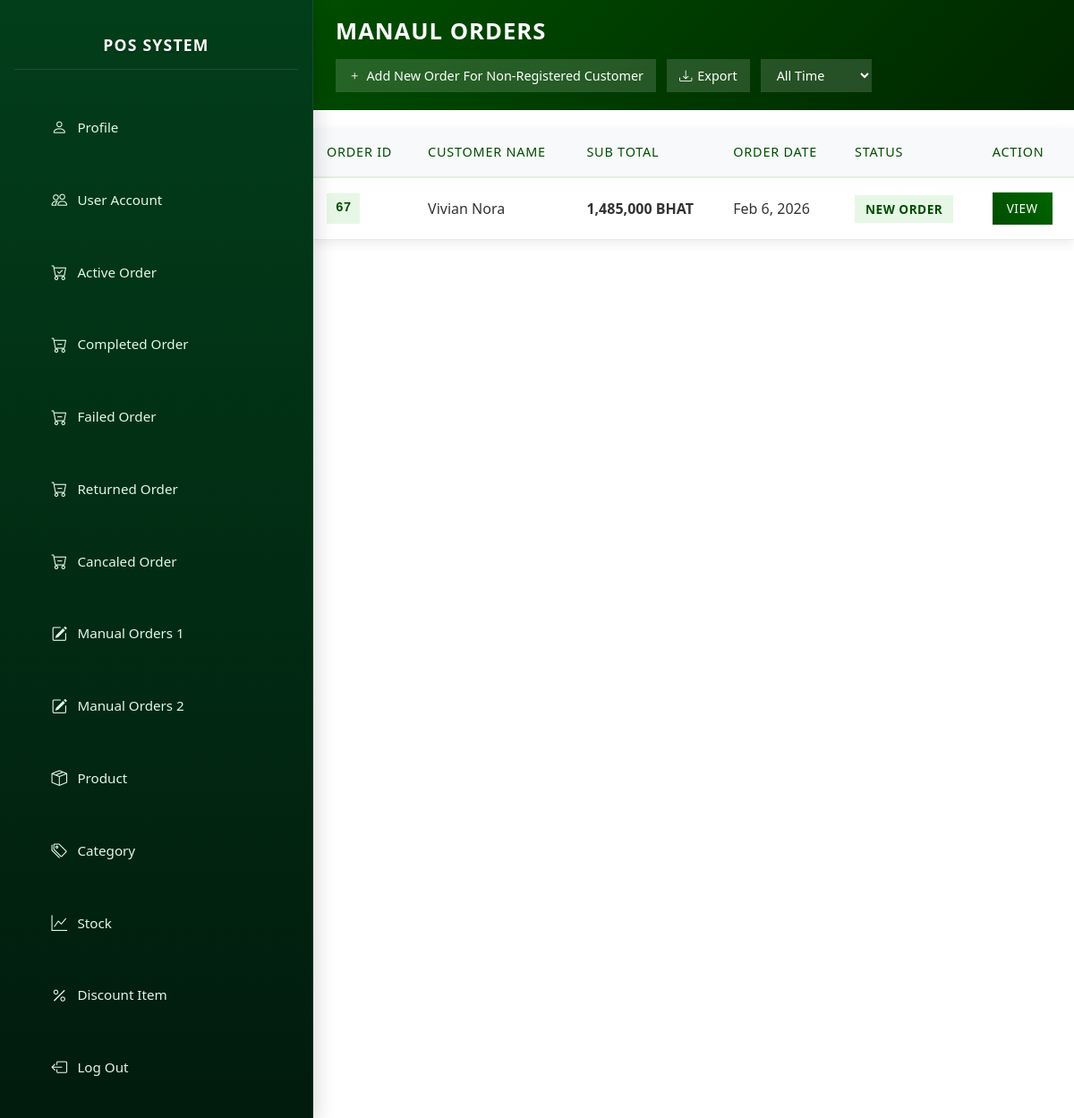
/admin/manual_nonRegistered_customer.php (signed in), run on the app's committed database.
### tables this page shows
CREATE TABLE `orderr` (
  `orderID` int NOT NULL,
  `paymentValid` tinyint DEFAULT NULL,
  `totalCost` double DEFAULT NULL,
  `orderDate` date DEFAULT NULL,
  `paymentStatus` int DEFAULT NULL,
  `orderStatus` int DEFAULT NULL,
  `trackingStatus` int DEFAULT NULL,
  `accountID` int DEFAULT NULL,
  `paymentType` int DEFAULT NULL,
  `addressID` int DEFAULT NULL,
  `isManual` tinyint DEFAULT NULL,
  `manualCustomerName` varchar(2000) DEFAULT NULL,
  `manualNote` longtext
);

### admin/manual_nonRegistered_customer.php (the view, shortened to what this page needs)
<?php
include "../connection/connectdb.php";
$filter = $_GET['filter'] ?? 'all';
$whereDate = "";
$query = "SELECT * FROM orderr WHERE orderr.isManual=1 $whereDate AND orderr.accountID is NULL ORDER BY orderr.orderDate DESC";
$result = $conn->query($query);
?>
<!DOCTYPE html>
<html lang="en">
<head>
    <?php include "./layout/header.php"; ?>
</head>
<body>
    <?php
        include "nav.php";
        $login = $_SESSION['login'] ?? false;
        if($login == true) {
        echo "<div class='main-content'>";
        echo "<form id='filterForm' method='get' style='display:inline;'>";
            echo "<div class='page-header'>";
            echo "<h1>Manaul Orders</h1>";
            echo "<div class='header-actions'>";
            echo "<a href='non_registered_customer.php' class='btn-add'><i class='bi bi-plus'></i> Add New Order For Non-Registered Customer</a>";
            echo "<button type='submit' name='export' value='csv'><i class='bi bi-download'></i> Export</button>";
            echo "<select name='filter' onchange='document.getElementById(\"filterForm\").submit();'>";
            echo "<option value='all'"      . ($filter === 'all'      ? ' selected' : '') . ">All Time</option>";
            echo "</select>";
            echo "</div></div></form>";
        if ($result && $result->num_rows > 0) {
            echo "<table class='orders-table'>";
            echo "<thead><tr>";
            echo "<th>Order ID</th>";
            echo "<th>Customer Name</th>";
            echo "<th>Sub Total</th>";
            echo "<th>Order Date</th>";
            echo "<th>Status</th>";
            echo "<th>Action</th>";
            echo "</tr></thead>";
            echo "<tbody>";
            while ($row = $result->fetch_assoc()) {
                $statusClass = 'status-new';
                $statusText = 'New Order';
                echo "<tr>";
                echo "<td data-label='Order ID'><span class='order-id'>" . htmlspecialchars($row['orderID']) . "</span></td>";
                echo "<td data-label='Name'>" . htmlspecialchars($row['manualCustomerName']) . "</td>";
                echo "<td data-label='Total Cost'><strong>" . number_format($row['totalCost']) . " BHAT</strong></td>";
                echo "<td data-label='Order Date'>" . date('M j, Y', strtotime($row['orderDate'])) . "</td>";
                echo "<td data-label='Status'><span class='status-badge $statusClass'>$statusText</span></td>";
                echo "<td data-label='Action'><a href='specific_manual_order_non_registered.php?orderID=" . urlencode($row['orderID']) . "' class='btn-view'>View</a></td>";
                echo "</tr>";
            }
            echo "</tbody></table>";
        } else {
            echo "<div class='no-orders'>No Manual orders at the moment.</div>";
        }
        echo "</div>";
        }
    ?>
</body>
</html>

### admin/style.css (style rules this page uses)
body { margin: 0; font-family: 'Calibri', sans-serif; background: #f8f9fa; }
.main-content { margin-left: 350px; padding: 0 !important; transition: margin-left 0.35s cubic-bezier(0.4, 0, 0.2, 1); min-height: 100vh; }
html { scroll-behavior: smooth; scrollbar-width: 5px; scrollbar-color: #044606 rgb(0, 0, 0); }

### admin/manual_nonRegistered_customer.php (style rules this page uses)
.main-content { padding: 20px; }
.page-header { background: linear-gradient(135deg, #004d00, #002600); color: white; padding: 20px 25px; border-radius: 0; margin: 0 0 20px 0; display: flex; justify-content: space-between; align-items: center; flex-wrap: wrap; gap: 15px; }
.page-header h1 { margin: 0; font-size: 1.6rem; font-weight: 600; text-transform: uppercase; letter-spacing: 1px; }
.header-actions { display: flex; gap: 12px; align-items: center; flex-wrap: wrap; }
.header-actions button { background: rgba(255,255,255,0.15); border: none; color: white; padding: 8px 14px; border-radius: 0; font-size: 0.9rem; cursor: pointer; transition: all 0.3s ease; display: flex; align-items: center; gap: 6px; }
.header-actions select { background: rgba(255,255,255,0.15); border: none; color: white; padding: 8px 14px; border-radius: 0; font-size: 0.9rem; }
.orders-table { width: 100%; border-collapse: collapse; background: white; box-shadow: 0 4px 12px rgba(0,0,0,0.08); border-radius: 0; overflow: hidden; }
.orders-table thead { background: #f8f9fa; border-bottom: 2px solid #e0f0e0; }
.orders-table thead th { padding: 16px 15px; text-align: left; font-weight: 500; color: #004d00; font-size: 0.9rem; text-transform: uppercase; letter-spacing: 0.8px; }
.orders-table tbody tr { transition: all 0.3s ease; border-bottom: 1px solid #e9ecef; }
.orders-table td { padding: 16px 15px; vertical-align: middle; font-size: 1rem; color: #333; }
.order-id { font-family: 'Courier New', monospace; background: #e6f7e6; color: #004d00; padding: 6px 10px; border-radius: 0; font-weight: 600; font-size: 0.9rem; display: inline-block; }
.status-badge { padding: 6px 12px; border-radius: 0; font-size: 0.85rem; font-weight: 600; text-transform: uppercase; letter-spacing: 0.5px; }
.status-new { background: #e6f7e6; color: #004d00; }
.btn-view { background: linear-gradient(45deg, #004d00, #006600); color: white; padding: 8px 16px; border: none; border-radius: 0; text-decoration: none; font-size: 0.85rem; font-weight: 500; text-transform: uppercase; letter-spacing: 0.5px; transition: all 0.3s ease; display: inline-block; }
.header-actions select option { background: #e6f3e6 !important; color: #004d00 !important; font-weight: 600; }
.header-actions select option:checked, .header-actions select option:hover { background: #006400 !important; color: #b8860b !important; }
.btn-add { background: rgba(255,255,255,0.15); border: none; color: white; padding: 8px 14px; border-radius: 0; font-size: 0.9rem; cursor: pointer; transition: all 0.3s ease; text-decoration: none; display: flex; align-items: center; gap: 6px; }

### data on the page
orderr: orderID "67", manualCustomerName "Vivian Nora", totalCost "1,485,000", orderDate "Feb 6, 2026", statusText "NEW ORDER"
